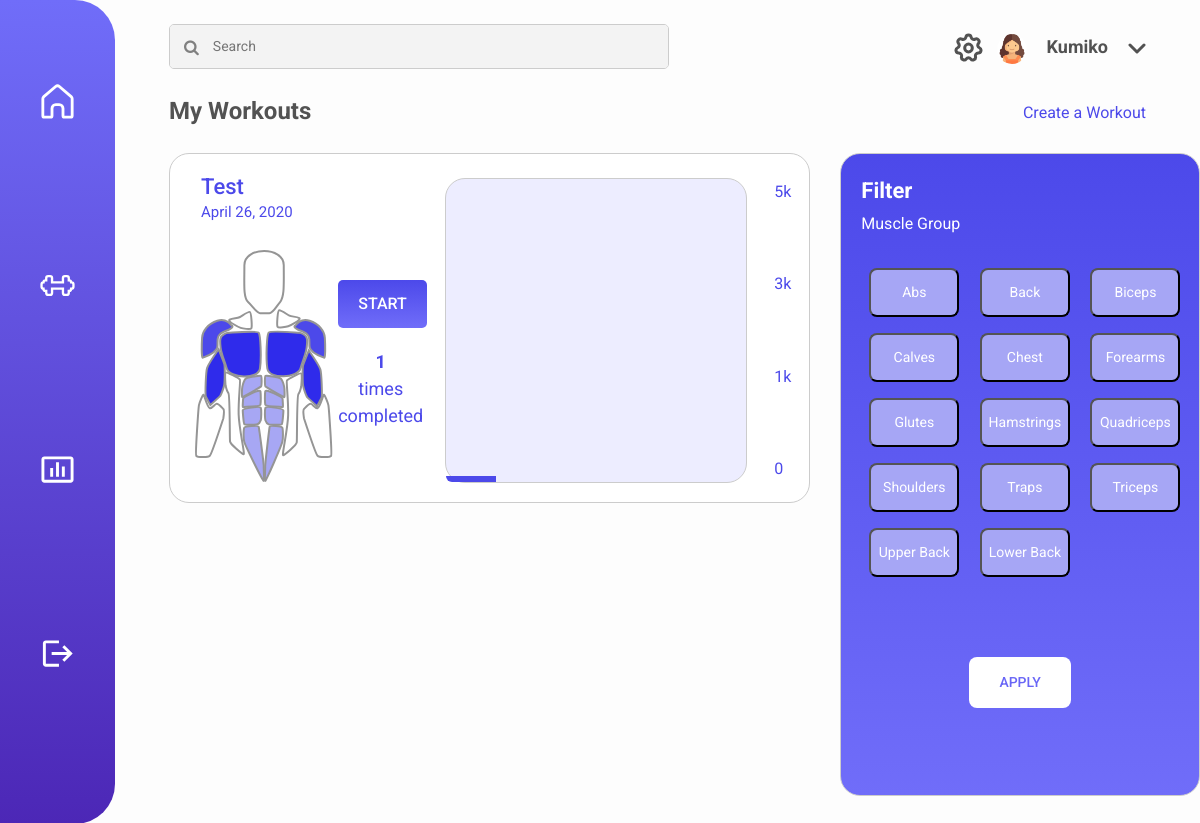
Screenshot of /workouts/ (signed in) with the database file from the repository.
### dashboard/models.py (models this page shows)
class Workout(models.Model):
	times_completed = models.IntegerField()
	date_created = models.DateField(auto_now_add=True)
	last_date_completed = models.DateField(auto_now=True)
	name = models.CharField(max_length=120)
	avg_time_completed = models.DurationField(default=timedelta(minutes=0))
	total_time = models.DurationField(default=timedelta(minutes=0))
	user = models.ForeignKey(User, on_delete=models.CASCADE)

class Exercise(models.Model):
	exercise_type = models.ForeignKey(ExerciseType, on_delete=models.CASCADE)
	num_reps = models.IntegerField()
	num_sets = models.IntegerField()
	weight_lifted = models.DecimalField(max_digits=5, decimal_places=1)
	weight = models.DecimalField(max_digits=5, decimal_places=1)
	workout = models.ForeignKey('Workout', on_delete=models.CASCADE)

### dashboard/views.py (the view, shortened to what this page needs)
# urls.py: path('workouts/', workouts_view),
@login_required
def workouts_view(request):
	workouts = Workout.objects.filter(user=request.user)
	exercises = []
	for workout in workouts:
		for exercise in Exercise.objects.filter(workout=workout):
			exercises.append(exercise)
	return render(request, 'workouts.html', {'workouts':workouts, 'exercises':exercises})

### templates/workouts.html (shortened to what this page needs)
<!DOCTYPE html>
<html lang="en">
<head>
    {% load static %}
    <link rel="stylesheet" href="https://cdnjs.cloudflare.com/ajax/libs/font-awesome/4.7.0/css/font-awesome.min.css">
    <link href="{% static 'fitnessing/css/dashboard.css' %}" rel="stylesheet">
    <link rel="stylesheet" href="https://stackpath.bootstrapcdn.com/bootstrap/4.4.1/css/bootstrap.min.css">
</head>
<body>
    <div class="sidenav">
        <div class=link1>
            <a href="/"><img class="home" src="{% static 'fitnessing/images/Home_Icon_White.svg' %}"></a>
        </div>
        <div class=link2>
            <a href="/workouts"><img class="workouts" src="{% static 'fitnessing/images/Weight_Icon.svg' %}"></a>
        </div>
        <div class=link3>
            <a href="/stats"><img class="stats" src="{% static 'fitnessing/images/Bar_Chart_Icon.svg' %}"></a>
        </div>
        <div class=link4>
            <a href="/accounts/logout"><img class="login" src="{% static 'fitnessing/images/Logout_Icon.svg' %}"></a>
        </div>
    </div>
    <div class="container-fluid main">
        <div class="row mx-4 mt-4">
            <div class="col-sm-8">
                <div class="searchContainer">
                    <i class="fa fa-search searchIcon"></i>
                    <input class="searchBox" type="text" placeholder="Search">
                </div>
            </div>
            <div class="col-sm-4 text-right pt-2">
                <a href="/settings"><img class="settings" src="{% static 'fitnessing/images/Settings_Icon.svg' %}"></a>
                <div class="profile align-middle">
                    <img class="userIcon" src="{% static 'fitnessing/images/Placeholder_User_Icon.png' %}">
                    <button class="name">{{user.get_short_name}}</button>
                    <img class="dropdownIcon" src="{% static 'fitnessing/images/Dropdown_Icon.svg' %}">
                </div>
            </div>
        </div>
        <div class="row mx-0 pt-4 pl-4 mr-4">
            <div class="col-sm-10">
                <p class="workouts_title m-0"><b>My Workouts</b></p>
            </div>
            <div class="col-sm-2 text-right pt-2">
                <a class = "link" href="/create-workout">Create a Workout</a>
            </div>
        </div>
        <div class="row p-4 mx-0 pr-4">
            <div class="col-sm-8">
                <div class="row workouts_container mx-0 mb-4">
                    {% if workouts|length > 0 %}
                    {% for workout in workouts %}
                    <div class="col-sm-5">
                        <div class="row p-3">
                            <div class="col-sm-12">
                                <p class="muscle_group mb-2">{{workout.name}}</p>
                                <p class="day mb-0">{{workout.last_date_completed}}</p>
                            </div>
                        </div>
                        <div class="row">
                            <div class="col-sm-6">
                                <img class="diagram" src="{% static 'fitnessing/images/Muscles.svg' %}">
                            </div>
                            <div class="col-sm-6">
                                <a class="start" href="/current-workout">START</a>
                                <p class="completed"><b>{{workout.times_completed}}</b><br>times<br>completed</p>
                            </div>
                        </div>
                    </div>
                    <div class="col-sm-6 p-4">
                        <div class="row graph_container">
                            {% for exercise in exercises %}
                            {% if exercise.workout == workout %}
                            {% widthratio exercise.weight_lifted 5000 100 as percent %}
                            {% if forloop.counter0 == 0 %}
                            <div class="col-sm-2 bar1" style="height: {{percent}}% !important"></div>
                            {% endif %}
                            {% endif %}
                            {% endfor %}
                        </div>
                    </div>
                    <div class="col-sm-1">
                        <div class="measurements">
                            <p>5k</p>
                            <p>3k</p>
                            <p>1k</p>
                            <p>0</p>
                        </div>
                    </div>
                    {% endfor %}
                    {% else %}
                    <div class="col-sm-12 text-center mt-4 pt-4">
                        <p class="empty_workouts">You have no workouts added yet. Go on and add your first one!</p>
                    </div>
                    {% endif %}
                </div>
            </div>
            <div class="col-sm-4 pb-4">
                <div class="filter_container">
                    <div class="row">
                        <div class="col-sm-12">
                            <p class="filter_title">Filter</p>
                            <p class="filter_group_text">Muscle Group</p>
                        </div>
                    </div>
                    <div class="filter_button_container">
                        <div class="row p-2 mt-4">
                            <div class="col-sm-4">
                                <button class="filter_button" value="Abs">Abs</button>
                            </div>
                            <div class="col-sm-4">
                                <button class="filter_button" value="Back">Back</button>
                            </div>
                            <div class="col-sm-4">
                                <button class="filter_button" value="Biceps">Biceps</button>
                            </div>
                        </div>
                        <div class="row p-2">
                            <div class="col-sm-4">
                                <button class="filter_button" value="Calves">Calves</button>
                            </div>
                            <div class="col-sm-4">
                                <button class="filter_button" value="Chest">Chest</button>
                            </div>
                            <div class="col-sm-4">
                                <button class="filter_button" value="Forearms">Forearms</button>
                            </div>
                        </div>
                        <div class="row p-2">
                            <div class="col-sm-4">
                                <button class="filter_button" value="Glutes">Glutes</button>
                            </div>
                            <div class="col-sm-4">
                                <button class="filter_button" value="Hamstrings">Hamstrings</button>
                            </div>
                            <div class="col-sm-4">
                                <button class="filter_button" value="Quadriceps">Quadriceps</button>
                            </div>
                        </div>
                        <div class="row p-2">
                            <div class="col-sm-4">
                                <button class="filter_button" value="Shoulders">Shoulders</button>
                            </div>
                            <div class="col-sm-4">
                                <button class="filter_button" value="Traps">Traps</button>
                            </div>
                            <div class="col-sm-4">
                                <button class="filter_button" value="Triceps">Triceps</button>
                            </div>
                        </div>
                        <div class="row p-2">
                            <div class="col-sm-4">
                                <button class="filter_button" value="Upper Back">Upper Back</button>
                            </div>
                            <div class="col-sm-4">
                                <button class="filter_button" value="Lower Back">Lower Back</buttton>
                            </div>
                        </div>
                        <div class="row pt-5 mt-4">
                            <div class="col-sm-12">
                                <button class="apply_button" value="APPLY">APPLY</button>
                            </div>
                        </div>
                    </div>
                </div>
            </div>
        </div>
    </div>
</body>
</html>

### static/fitnessing/css/dashboard.css (style rules this page uses)
html { height: 100%; }
body { background-color: #FDFDFD !important; font-family: 'Roboto' !important; }
.main { margin-left: 115px !important; height: 100vh; width: calc(100% - 115px) !important; }
.sidenav { height: 100%; width: 115px; position: fixed; z-index: 1; top: 0; left: 0; overflow-x: hidden; background-image: linear-gradient(#706DF9, #4C27B6); border-radius: 0 40px 40px 0; padding-top: 10px; overflow: hidden; }
.link1, .link2, .link3, .link4 { display: block; text-align: center; padding: 75px 0 75px 0; margin: -1px; }
.sidenav a img { height: 35px; width: 35px; }
.searchContainer { display: inline-flex; flex: 1 1 300px; border: 1px solid #ccc; border-radius: 5px; overflow: hidden; width: 500px; height: 45px; }
.searchIcon { padding: 14px; color: grey; background-color: #F3F3F3; text-align: center; }
.searchBox { border: 0; padding: 0.5rem 0.5rem 0.5rem 0; flex: 1; font-size: 14px; background-color: #F3F3F3; }
.settings { border: none; margin-right: 10px; background-color: #FDFDFD; }
.profile { display: inline-block; align-items: center; }
.userIcon { border-radius: 50%; width: 30px; height: 30px; }
.name { border: none; background-color: #FDFDFD; font-size: 18px; font-weight: bold; color: #525252; margin-left: 10px; }
.dropdownIcon { margin-left: 10px; }
.workouts_container { display: block; width: 100%; height: 350px; border-radius: 20px; background-color: white; border: 1px solid #ccc; }
.link { text-decoration: none; color: #4C49EA; }
.bar1, .bar2, .bar3, .bar4, .bar5 { bottom: 0 !important; flex: 1; align-self: flex-end; }
.bar1 { background-color: #4C49EA; border-radius: 0 0 0 20px; height: 100%; }
.measurements { float: right; }
.measurements p { border-style: solid; border-color: transparent; text-align: left; padding-top: 100%; padding-bottom: 100%; color: #4C49EA; }
.diagram { padding: 10px; }
.graph_container { height: 95%; display: flex; border-radius: 20px; border: 1px solid #ccc; background-color: #EDEDFF; }
.start { display: inline-block; text-decoration: none; background-image: linear-gradient(#4C49EA, #706DF9); color: white; font-weight: 500; padding: 12px 20px 12px 20px; border-radius: 5px; margin: 40px 0 20px 20px; }
.completed { display: inline-block; text-align: center; color: #4C49EA; font-size: 18px; margin: 0 0 0 20px; }
.day { color: #4C49EA; font-size: 15px; margin-top: -10px; }
.muscle_group { color: #4C49EA; font-size: 22px; font-weight: 500; }
.workouts_title { font-size: 24px; color: #525252; }
.filter_container { position: fixed; height: 78%; border-radius: 20px; background-image: linear-gradient(#4C49EA, #706DF9); border: 1px solid #ccc; padding: 20px; text-align: center; }
.filter_title { font-size: 22px; font-weight: bold; color: white; margin-bottom: 5px; text-align: left; }
.filter_group_text { font-size: 16px; color: white; padding: 0; margin: 0; text-align:left; }
.filter_button_container { text-align: center; }
.filter_button { display: inline-block; color: white; background-color: #A6A6F5; width: 90px; padding: 12px 0; text-align: center; border-radius: 8px; font-family: "Roboto"; font-size: 14px; cursor: pointer; margin: 0; }
.apply_button { display:inline-block; color: #6966F6; background-color: white; text-align: center; text-decoration: none; border: none; padding: 15px 30px; border-radius: 8px; font-family: "Roboto"; font-weight: 500; font-size: 14px; cursor: pointer; }

### rows the page displays
Workout: name "Test", last_date_completed "April 26, 2020", times_completed "1"
Exercise: {{ percent }} 2 (drawn)

### other values shown
{{ user.get_short_name }} "Kumiko"
